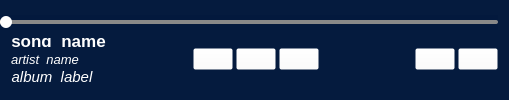
           <widget class="QFrame" name="media_control_area">
            <property name="styleSheet">
             <string notr="true">background-color: rgba(3, 25, 61,230)</string>
            </property>
            <property name="frameShape">
             <enum>QFrame::NoFrame</enum>
            </property>
            <property name="frameShadow">
             <enum>QFrame::Raised</enum>
            </property>
            <property name="lineWidth">
             <number>0</number>
            </property>
            <layout class="QVBoxLayout" name="verticalLayout_10">
             <property name="spacing">
              <number>0</number>
             </property>
             <property name="leftMargin">
              <number>0</number>
             </property>
             <item>
              <widget class="QSlider" name="duration_slider">
               <property name="styleSheet">
                <string notr="true">QSlider::groove:horizontal {
    height: 4px;
    background: #888;
    border: none;
    border-radius: 2px;
}

QSlider::handle:horizontal {
    background: white;
    border: none;
    width: 12px;
    height: 12px;
    margin: -4px 0;
    border-radius: 6px;
    box-shadow: 0px 0px 5px 2px rgba(255,255,255,0.6);
}

QSlider::sub-page:horizontal {
    background: #f3951f;
    border-radius: 2px;
}
</string>
               </property>
               <property name="orientation">
                <enum>Qt::Horizontal</enum>
               </property>
              </widget>
             </item>
             <item>
              <layout class="QHBoxLayout" name="horizontalLayout_2">
               <property name="spacing">
                <number>3</number>
               </property>
               <item alignment="Qt::AlignLeft">
                <widget class="QFrame" name="frame_5">
                 <property name="minimumSize">
                  <size>
                   <width>150</width>
                   <height>50</height>
                  </size>
                 </property>
                 <property name="maximumSize">
                  <size>
                   <width>150</width>
                   <height>16777215</height>
                  </size>
                 </property>
                 <property name="styleSheet">
                  <string notr="true">background-color: rgba(255, 255, 255, 0);</string>
                 </property>
                 <property name="frameShape">
                  <enum>QFrame::StyledPanel</enum>
                 </property>
                 <property name="frameShadow">
                  <enum>QFrame::Raised</enum>
                 </property>
                 <layout class="QVBoxLayout" name="verticalLayout_3">
                  <property name="leftMargin">
                   <number>10</number>
                  </property>
                  <property name="topMargin">
                   <number>0</number>
                  </property>
                  <property name="rightMargin">
                   <number>0</number>
                  </property>
                  <property name="bottomMargin">
                   <number>0</number>
                  </property>
                  <item alignment="Qt::AlignLeft">
                   <widget class="QLabel" name="song_label_2">
                    <property name="maximumSize">
                     <size>
                      <width>250</width>
                      <height>16777215</height>
                     </size>
                    </property>
                    <property name="font">
                     <font>
                      <family>Arial</family>
                      <pointsize>13</pointsize>
                      <weight>75</weight>
                      <bold>true</bold>
                     </font>
                    </property>
                    <property name="styleSheet">
                     <string notr="true">background-color: rgba(255, 255, 255, 0);
color: rgb(255, 255, 255);</string>
                    </property>
                    <property name="text">
                     <string>song_name</string>
                    </property>
                    <property name="alignment">
                     <set>Qt::AlignCenter</set>
                    </property>
                   </widget>
                  </item>
                  <item alignment="Qt::AlignLeft">
                   <widget class="QLabel" name="artist_name_label_2">
                    <property name="maximumSize">
                     <size>
                      <width>250</width>
                      <height>16777215</height>
                     </size>
                    </property>
                    <property name="font">
                     <font>
                      <family>Arial</family>
                      <pointsize>10</pointsize>
                      <italic>true</italic>
                     </font>
                    </property>
                    <property name="styleSheet">
                     <string notr="true">background-color: rgba(255, 255, 255, 0);
color: rgb(255, 255, 255);</string>
                    </property>
                    <property name="text">
                     <string>artist_name</string>
                    </property>
                    <property name="alignment">
                     <set>Qt::AlignCenter</set>
                    </property>
                   </widget>
                  </item>
                  <item alignment="Qt::AlignLeft">
                   <widget class="QLabel" name="album_label_2">
                    <property name="maximumSize">
                     <size>
                      <width>250</width>
                      <height>16777215</height>
                     </size>
                    </property>
                    <property name="font">
                     <font>
                      <family>Arial</family>
                      <pointsize>11</pointsize>
                      <weight>50</weight>
                      <italic>true</italic>
                      <bold>false</bold>
                     </font>
                    </property>
                    <property name="styleSheet">
                     <string notr="true">background-color: rgba(255, 255, 255, 0);
color: rgb(255, 255, 255);</string>
                    </property>
                    <property name="text">
                     <string>album_label</string>
                    </property>
                    <property name="alignment">
                     <set>Qt::AlignCenter</set>
                    </property>
                   </widget>
                  </item>
                 </layout>
                </widget>
               </item>
               <item>
                <spacer name="horizontalSpacer_2">
                 <property name="orientation">
                  <enum>Qt::Horizontal</enum>
                 </property>
                 <property name="sizeHint" stdset="0">
                  <size>
                   <width>40</width>
                   <height>20</height>
                  </size>
                 </property>
                </spacer>
               </item>
               <item>
                <widget class="QPushButton" name="prev_btn">
                 <property name="styleSheet">
                  <string notr="true">QPushButton{
	background-color: rgba(255,255,255,0);
}

QPushButton:hover{
	background-color: rgba(255,255,255,130);
}</string>
                 </property>
                 <property name="text">
                  <string/>
                 </property>
                 <property name="icon">
                  <iconset resource="resc.qrc">
                   <normaloff>:/resc/UI_V2/prev_track_btn.png</normaloff>:/resc/UI_V2/prev_track_btn.png</iconset>
                 </property>
                 <property name="iconSize">
                  <size>
                   <width>40</width>
                   <height>20</height>
                  </size>
                 </property>
                </widget>
               </item>
               <item>
                <widget class="QPushButton" name="pause_btn">
                 <property name="styleSheet">
                  <string notr="true">QPushButton{
	background-color: rgba(255,255,255,0);
}

QPushButton:hover{
	background-color: rgba(255,255,255,130);
}</string>
                 </property>
                 <property name="text">
                  <string/>
                 </property>
                 <property name="icon">
                  <iconset resource="resc.qrc">
                   <normaloff>:/resc/UI_V2/play_btn.png</normaloff>:/resc/UI_V2/play_btn.png</iconset>
                 </property>
                 <property name="iconSize">
                  <size>
                   <width>40</width>
                   <height>20</height>
                  </size>
                 </property>
                </widget>
               </item>
               <item>
                <widget class="QPushButton" name="next_btn">
                 <property name="styleSheet">
                  <string notr="true">QPushButton{
	background-color: rgba(255,255,255,0);
}

QPushButton:hover{
	background-color: rgba(255,255,255,130);
}</string>
                 </property>
                 <property name="text">
                  <string/>
                 </property>
                 <property name="icon">
                  <iconset resource="resc.qrc">
                   <normaloff>:/resc/UI_V2/next_track_btn.png</normaloff>:/resc/UI_V2/next_track_btn.png</iconset>
                 </property>
                 <property name="iconSize">
                  <size>
                   <width>40</width>
                   <height>20</height>
                  </size>
                 </property>
                </widget>
               </item>
               <item>
                <spacer name="horizontalSpacer_3">
                 <property name="orientation">
                  <enum>Qt::Horizontal</enum>
                 </property>
                 <property name="sizeHint" stdset="0">
                  <size>
                   <width>20</width>
                   <height>20</height>
                  </size>
                 </property>
                </spacer>
               </item>
               <item>
                <widget class="QFrame" name="frame_6">
                 <property name="minimumSize">
                  <size>
                   <width>70</width>
                   <height>0</height>
                  </size>
                 </property>
                 <property name="styleSheet">
                  <string notr="true">background-color: rgba(255, 255, 255, 0);</string>
                 </property>
                 <property name="frameShape">
                  <enum>QFrame::StyledPanel</enum>
                 </property>
                 <property name="frameShadow">
                  <enum>QFrame::Raised</enum>
                 </property>
                </widget>
               </item>
               <item>
                <widget class="QPushButton" name="volume_btn">
                 <property name="styleSheet">
                  <string notr="true">QPushButton{
	background-color: rgba(255,255,255,0);
}

QPushButton:hover{
	background-color: rgba(255,255,255,130);
}</string>
                 </property>
                 <property name="text">
                  <string/>
                 </property>
                 <property name="icon">
                  <iconset resource="resc.qrc">
                   <normaloff>:/resc/UI_V2/volume_btn.png</normaloff>:/resc/UI_V2/volume_btn.png</iconset>
                 </property>
                 <property name="iconSize">
                  <size>
                   <width>30</width>
                   <height>20</height>
                  </size>
                 </property>
                </widget>
               </item>
               <item>
                <widget class="QPushButton" name="more_options_btn">
                 <property name="styleSheet">
                  <string notr="true">QPushButton{
	background-color: rgba(255,255,255,0);
}

QPushButton:hover{
	background-color: rgba(255,255,255,130);
}</string>
                 </property>
                 <property name="text">
                  <string/>
                 </property>
                 <property name="icon">
                  <iconset resource="resc.qrc">
                   <normaloff>:/resc/UI_V2/more_details_btn.png</normaloff>:/resc/UI_V2/more_details_btn.png</iconset>
                 </property>
                 <property name="iconSize">
                  <size>
                   <width>30</width>
                   <height>15</height>
                  </size>
                 </property>
                </widget>
               </item>
              </layout>
             </item>
            </layout>
           </widget>
